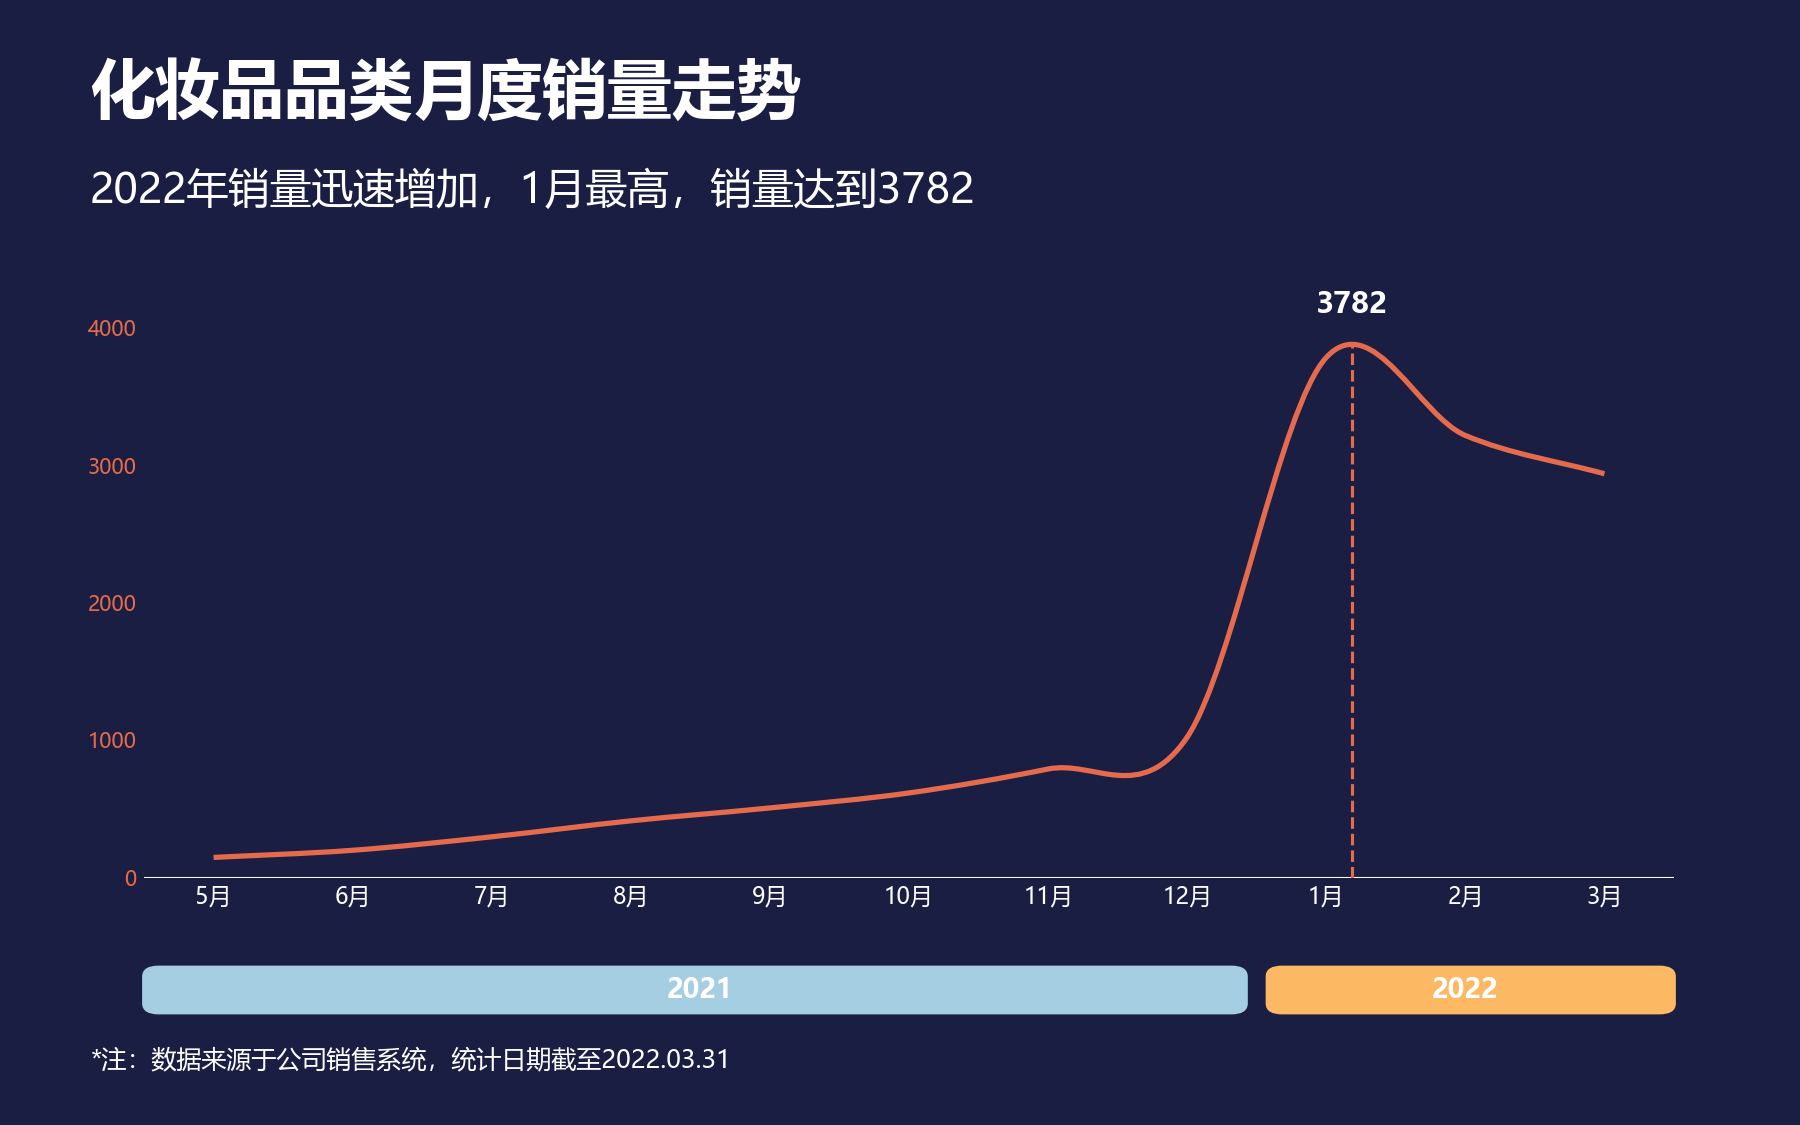

Recreate this plot in Python.
import matplotlib
matplotlib.use('Agg')
import matplotlib.pyplot as plt
import numpy as np

plt.rcParams['font.sans-serif'] = ['Microsoft YaHei', 'SimHei', 'Arial Unicode MS']
plt.rcParams['axes.unicode_minus'] = False

cats = ['5月', '6月', '7月', '8月', '9月', '10月', '11月', '12月', '1月', '2月', '3月']
vals = [146, 198, 296, 412, 506, 615, 789, 1021, 3782, 3215, 2936]

fig, ax = plt.subplots(figsize=(12, 7.5), facecolor='#1A1E43')
ax.set_facecolor('#1A1E43')

ax.set_position([0.08, 0.22, 0.85, 0.55])

x = np.arange(len(cats))

from matplotlib.path import Path
import matplotlib.patches as patches

tangents = np.zeros_like(vals, dtype=float)
tangents[0] = (vals[1] - vals[0]) / (x[1] - x[0])
tangents[-1] = (vals[-1] - vals[-2]) / (x[-1] - x[-2])
for i in range(1, len(vals) - 1):
    tangents[i] = (vals[i+1] - vals[i-1]) / (x[i+1] - x[i-1])

verts = [(x[0], vals[0])]
codes = [Path.MOVETO]
for i in range(len(x) - 1):
    dx = x[i+1] - x[i]
    cp1 = (x[i] + dx / 3, vals[i] + tangents[i] * dx / 3)
    cp2 = (x[i+1] - dx / 3, vals[i+1] - tangents[i+1] * dx / 3)
    verts.extend([cp1, cp2, (x[i+1], vals[i+1])])
    codes.extend([Path.CURVE4, Path.CURVE4, Path.CURVE4])

path = Path(verts, codes)
patch = patches.PathPatch(path, facecolor='none', edgecolor='#E66B4C', linewidth=2.5, zorder=3)
ax.add_patch(patch)

ax.set_ylim(0, 4500)
ax.set_yticks(range(0, 4501, 1000))
ax.tick_params(axis='y', colors='#E66B4C', labelsize=10, length=0)
ax.set_xticks(x)
ax.set_xticklabels(cats, color='white', fontsize=11)
ax.tick_params(axis='x', length=0)

for spine in ax.spines.values():
    spine.set_visible(False)

ax.axhline(y=0, color='white', linewidth=1, zorder=1)

max_x = 0
max_y = 0
for i in range(len(x) - 1):
    dx = x[i+1] - x[i]
    P0 = (x[i], vals[i])
    P1 = (x[i] + dx / 3, vals[i] + tangents[i] * dx / 3)
    P2 = (x[i+1] - dx / 3, vals[i+1] - tangents[i+1] * dx / 3)
    P3 = (x[i+1], vals[i+1])
    for t in np.linspace(0, 1, 200):
        bx = (1-t)**3*P0[0] + 3*(1-t)**2*t*P1[0] + 3*(1-t)*t**2*P2[0] + t**3*P3[0]
        by = (1-t)**3*P0[1] + 3*(1-t)**2*t*P1[1] + 3*(1-t)*t**2*P2[1] + t**3*P3[1]
        if by > max_y:
            max_y = by
            max_x = bx
ax.plot([max_x, max_x], [0, max_y], linestyle='--', color='#E66B4C', linewidth=1.5, zorder=2)

from matplotlib.patches import FancyBboxPatch
xl, xr = ax.get_xlim()
mid = 7.5
fx_left = 0.08
fx_right = 0.93
fx_mid = 0.08 + 0.85 * (mid - xl) / (xr - xl)
gap = 0.006
fig.add_artist(FancyBboxPatch((fx_left, 0.10), fx_mid - fx_left - gap, 0.04,
                              transform=fig.transFigure, boxstyle='round,pad=0,rounding_size=0.008',
                              facecolor='#A6CEE3', edgecolor='#A6CEE3', linewidth=1.8, zorder=0))
fig.add_artist(FancyBboxPatch((fx_mid + gap, 0.10), fx_right - fx_mid - gap, 0.04,
                              transform=fig.transFigure, boxstyle='round,pad=0,rounding_size=0.008',
                              facecolor='#FDB863', edgecolor='#FDB863', linewidth=1.8, zorder=0))
fig.text((fx_left + fx_mid) / 2, 0.12, '2021', ha='center', va='center',
         color='white', fontsize=13, fontweight='bold')
fig.text((fx_mid + fx_right) / 2, 0.12, '2022', ha='center', va='center',
         color='white', fontsize=13, fontweight='bold')

ax.text(max_x, max_y + 180, '3782', ha='center', va='bottom',
        color='white', fontsize=14, fontweight='bold', zorder=4)

label_x = 0.05
fig.text(label_x, 0.90, '化妆品品类月度销量走势', fontsize=31, fontweight='bold', color='white', ha='left')
fig.text(label_x, 0.82, '2022年销量迅速增加，1月最高，销量达到3782', fontsize=20, color='white', ha='left')
fig.text(label_x, 0.05, '*注：数据来源于公司销售系统，统计日期截至2022.03.31', fontsize=12, color='white', ha='left')

plt.savefig('11 平滑折线图.png', dpi=150, facecolor='#1A1E43')
print("已生成 11 平滑折线图.png")
